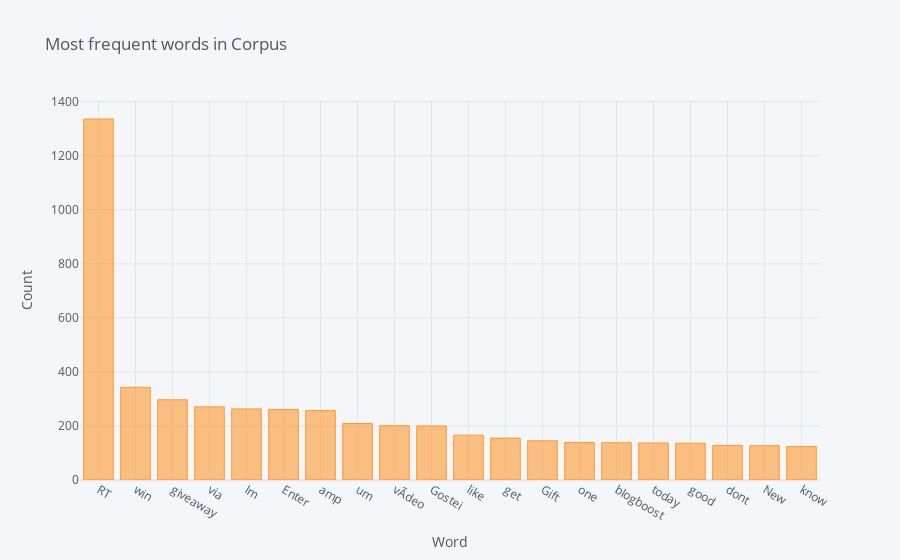

Write notebook code for a chart like this one.
### Code cell
training_curpos.set_index('word').wordCount.head(20).iplot(kind = 'bar', title = 'Most frequent words in Corpus', yTitle = 'Count', xTitle = 'Word')

### Figure 1 — Plotly figure (JSON) as saved in the notebook; plotly's stock layout.template omitted (floating-point values rounded to 4 significant figures)
{"data": [{"marker": {"color": "rgba(255, 153, 51, 0.6)", "line": {"color": "rgba(255, 153, 51, 1.0)", "width": 1}}, "name": "wordCount", "orientation": "v", "text": "", "type": "bar", "x": ["RT", "win", "giveaway", "via", "Im", "Enter", "amp", "um", "vÃdeo", "Gostei", "like", "get", "Gift", "one", "blogboost", "today", "good", "dont", "New", "know"], "y": [1336, 343, 297, 271, 263, 261, 257, 209, 201, 200, 166, 155, 145, 139, 138, 137, 136, 128, 127, 124]}], "layout": {"autosize": true, "legend": {"bgcolor": "#F5F6F9", "font": {"color": "#4D5663"}}, "paper_bgcolor": "#F5F6F9", "plot_bgcolor": "#F5F6F9", "title": {"font": {"color": "#4D5663"}, "text": "Most frequent words in Corpus"}, "xaxis": {"autorange": true, "gridcolor": "#E1E5ED", "range": [-0.5, 19.5], "showgrid": true, "tickfont": {"color": "#4D5663"}, "title": {"font": {"color": "#4D5663"}, "text": "Word"}, "type": "category", "zerolinecolor": "#E1E5ED"}, "yaxis": {"autorange": true, "gridcolor": "#E1E5ED", "range": [0, 1406.0], "showgrid": true, "tickfont": {"color": "#4D5663"}, "title": {"font": {"color": "#4D5663"}, "text": "Count"}, "type": "linear", "zerolinecolor": "#E1E5ED"}}}
